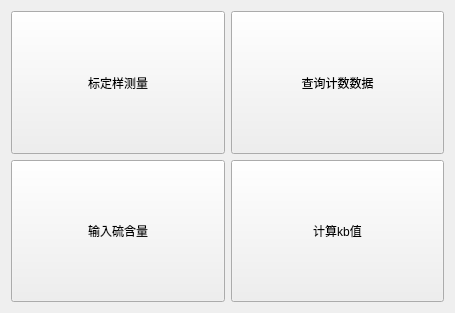
<?xml version="1.0" encoding="UTF-8"?>
<ui version="4.0">
 <class>CalibrateMeasurementMainWin</class>
 <widget class="QWidget" name="CalibrateMeasurementMainWin">
  <property name="geometry">
   <rect>
    <x>0</x>
    <y>0</y>
    <width>455</width>
    <height>313</height>
   </rect>
  </property>
  <property name="windowTitle">
   <string>Form</string>
  </property>
  <layout class="QGridLayout" name="gridLayout">
   <item row="0" column="0">
    <widget class="QPushButton" name="calibrateMeasurement">
     <property name="sizePolicy">
      <sizepolicy hsizetype="Minimum" vsizetype="Minimum">
       <horstretch>0</horstretch>
       <verstretch>0</verstretch>
      </sizepolicy>
     </property>
     <property name="text">
      <string>标定样测量</string>
     </property>
    </widget>
   </item>
   <item row="0" column="1">
    <widget class="QPushButton" name="queryCalibratedData">
     <property name="sizePolicy">
      <sizepolicy hsizetype="Minimum" vsizetype="Minimum">
       <horstretch>0</horstretch>
       <verstretch>0</verstretch>
      </sizepolicy>
     </property>
     <property name="text">
      <string>查询计数数据</string>
     </property>
    </widget>
   </item>
   <item row="1" column="1">
    <widget class="QPushButton" name="computeKBValue">
     <property name="sizePolicy">
      <sizepolicy hsizetype="Minimum" vsizetype="Minimum">
       <horstretch>0</horstretch>
       <verstretch>0</verstretch>
      </sizepolicy>
     </property>
     <property name="text">
      <string>计算kb值</string>
     </property>
    </widget>
   </item>
   <item row="1" column="0">
    <widget class="QPushButton" name="inputSContent">
     <property name="sizePolicy">
      <sizepolicy hsizetype="Minimum" vsizetype="Minimum">
       <horstretch>0</horstretch>
       <verstretch>0</verstretch>
      </sizepolicy>
     </property>
     <property name="text">
      <string>输入硫含量</string>
     </property>
    </widget>
   </item>
  </layout>
 </widget>
 <resources/>
 <connections/>
</ui>
